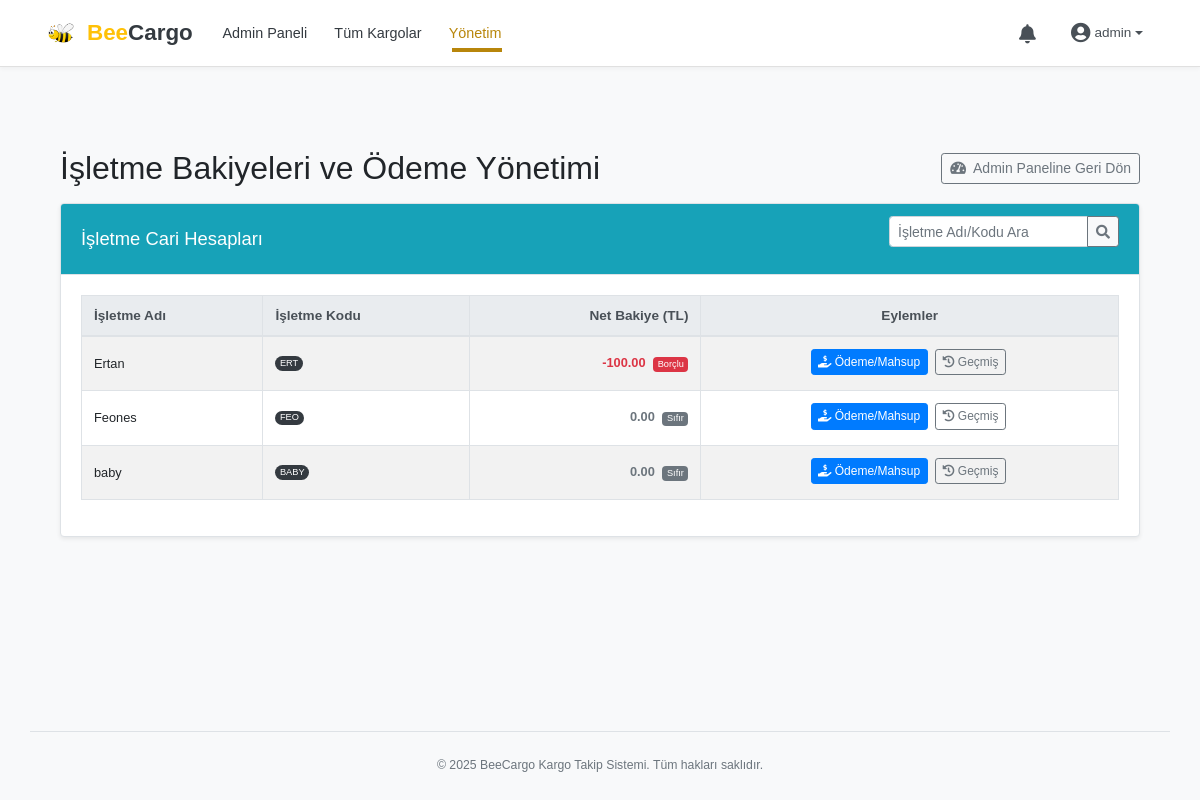
/admin/isletme_bakiyeleri (signed in), run on the app's committed database.
### app/models.py (models this page shows, shortened)
class Isletmeler(db.Model):
    __tablename__ = 'isletmeler'
    id = db.Column(db.Integer, primary_key=True)
    isletme_adi = db.Column(db.String(200), nullable=False)
    yetkili_kisi = db.Column(db.String(150), nullable=True)
    isletme_telefon = db.Column(db.String(20), nullable=False) # GÜNCELLENDİ: nullable=False
    isletme_email = db.Column(db.String(120), unique=True, nullable=False)
    isletme_adres = db.Column(db.Text, nullable=True)
    kullanici_adi = db.Column(db.String(80), unique=True, nullable=False)
    sifre_hash = db.Column(db.String(255), nullable=False)
    isletme_kodu = db.Column(db.String(10), unique=True, nullable=False)
    son_kargo_no = db.Column(db.Integer, default=0)
    aktif_mi = db.Column(db.Boolean, default=True)
    olusturulma_tarihi = db.Column(db.DateTime, default=datetime.now)
    guncellenme_tarihi = db.Column(db.DateTime, default=datetime.now, onupdate=datetime.now)
    kargolar = db.relationship('Kargolar', backref='isletme', lazy='dynamic')
    odemeler = db.relationship('IsletmeOdemeleri', backref='isletme', lazy='dynamic')
    bildirimler = db.relationship('Bildirimler', backref='isletme_bildirimleri', lazy='dynamic', foreign_keys='Bildirimler.isletme_id')

### app/routes_admin.py (the view, shortened to what this page needs)
@bp_admin.route('/isletme_bakiyeleri')
def isletme_bakiyeleri():
    if 'admin_id' not in session:
        flash('Bu sayfayı görüntülemek için giriş yapmalısınız.', 'error')
        return redirect(url_for('bp_admin.login'))
    isletme_verileri_liste = []
    isletme_query = Isletmeler.query.filter_by(aktif_mi=True)
    search_term = request.args.get('q_bakiye_isletme', '').strip()
    try:
        aktif_isletmeler = isletme_query.order_by(Isletmeler.isletme_adi).all()
        for isletme_obj_bakiye in aktif_isletmeler:
            brut_isletme_alacagi_kargolardan = db.session.query(
                func.sum(Kargolar.isletmeye_aktarilacak_tutar) # Bu zaten ürün bedelini (veya 0'ı) tutuyor
            ).filter(
                Kargolar.isletme_id == isletme_obj_bakiye.id,
                Kargolar.kargo_durumu == KargoDurumEnum.TESLIM_EDILDI,
                Kargolar.isletmeye_aktarildi_mi == False # Henüz mahsuplaşmamış olanlar
            ).scalar() or Decimal('0.00')
            toplam_hizmet_bedeli_borcu_isletmenin = db.session.query(
                func.sum(Kargolar.kargo_ucreti_isletme_borcu)
            ).filter(
                Kargolar.isletme_id == isletme_obj_bakiye.id,
                Kargolar.kargo_durumu == KargoDurumEnum.TESLIM_EDILDI,
                Kargolar.isletmeye_aktarildi_mi == False # Henüz mahsuplaşmamış olanlar
            ).scalar() or Decimal('0.00')
            yapilmis_odemeler_toplami = db.session.query(
                func.sum(IsletmeOdemeleri.odenen_tutar)
            ).filter(IsletmeOdemeleri.isletme_id == isletme_obj_bakiye.id).scalar() or Decimal('0.00')
            net_mahsuplasmamis_bakiye = db.session.query(
                func.sum(Kargolar.isletmeye_aktarilacak_tutar - Kargolar.kargo_ucreti_isletme_borcu)
            ).filter(
                Kargolar.isletme_id == isletme_obj_bakiye.id,
                Kargolar.kargo_durumu == KargoDurumEnum.TESLIM_EDILDI,
                Kargolar.isletmeye_aktarildi_mi == False
            ).scalar() or Decimal('0.00')
            tum_kargolarin_net_etkisi = db.session.query(
                 func.sum(Kargolar.isletmeye_aktarilacak_tutar - Kargolar.kargo_ucreti_isletme_borcu)
            ).filter(
                Kargolar.isletme_id == isletme_obj_bakiye.id,
                Kargolar.kargo_durumu == KargoDurumEnum.TESLIM_EDILDI
            ).scalar() or Decimal('0.00')
            net_bakiye_guncel = tum_kargolarin_net_etkisi - yapilmis_odemeler_toplami
            isletme_verileri_liste.append({
                'isletme': isletme_obj_bakiye,
                'toplam_alacak_veya_borc': net_bakiye_guncel # Güncellenmiş bakiye hesabı
            })
    except Exception as e:
        current_app.logger.error(f"İşletme bakiyeleri getirilirken hata: {str(e)}", exc_info=True)
        flash(f"İşletme bakiyeleri getirilirken bir hata oluştu.", "error")
        isletme_verileri_liste = []
    return render_template('admin_isletme_bakiyeleri.html', isletme_verileri=isletme_verileri_liste)

### app/templates/admin_isletme_bakiyeleri.html (shortened to what this page needs)
﻿{% extends "base.html" %}
{% block content %}
<div class="container mt-4 mb-4">
    <div class="d-flex justify-content-between align-items-center mb-3">
        <h2 class="mb-0">İşletme Bakiyeleri ve Ödeme Yönetimi</h2>
        <a href="{{ url_for('bp_admin.dashboard') }}" class="btn btn-outline-secondary btn-sm">
            <i class="fas fa-tachometer-alt mr-1"></i> Admin Paneline Geri Dön
        </a>
    </div>
    <div class="card shadow-sm">
        <div class="card-header bg-info text-white">
            <div class="d-flex justify-content-between align-items-center">
                <h3 class="mb-0 h5">İşletme Cari Hesapları</h3>
                <form method="GET" action="{{ url_for('bp_admin.isletme_bakiyeleri') }}" class="form-inline">
                    <div class="input-group input-group-sm">
                        <input type="text" name="q_bakiye_isletme" class="form-control" placeholder="İşletme Adı/Kodu Ara" value="{{ request.args.get('q_bakiye_isletme', '') }}">
                        <div class="input-group-append">
                            <button class="btn btn-light btn-outline-secondary" type="submit"><i class="fas fa-search"></i></button>
                        </div>
                    </div>
                </form>
            </div>
        </div>
        <div class="card-body">
            {% if isletme_verileri %}
            <div class="table-responsive">
                <table class="table table-striped table-hover table-bordered">
                    <thead class="thead-light">
                        <tr>
                            <th>İşletme Adı</th>
                            <th>İşletme Kodu</th>
                            <th class="text-right">Net Bakiye (TL)</th>
                            <th class="text-center">Eylemler</th>
                        </tr>
                    </thead>
                    <tbody>
                        {% for veri in isletme_verileri %}
                        <tr>
                            <td>{{ veri.isletme.isletme_adi }}</td>
                            <td><span class="badge badge-pill badge-dark">{{ veri.isletme.isletme_kodu }}</span></td>
                            <td class="text-right font-weight-bold {% if veri.toplam_alacak_veya_borc < 0 %}text-danger{% elif veri.toplam_alacak_veya_borc > 0 %}text-success{% else %}text-muted{% endif %}">
                                {{ "%.2f"|format(veri.toplam_alacak_veya_borc) }}
                                {% if veri.toplam_alacak_veya_borc < 0 %}<span class="badge badge-danger ml-1">Borçlu</span>
                                {% elif veri.toplam_alacak_veya_borc > 0 %}<span class="badge badge-success ml-1">Alacaklı</span>
                                {% else %}<span class="badge badge-secondary ml-1">Sıfır</span>
                                {% endif %}
                            </td>
                            <td class="text-center">
                                <a href="{{ url_for('bp_admin.record_payment', isletme_id=veri.isletme.id) }}" class="btn btn-sm btn-primary mr-1" title="Ödeme/Mahsup Kaydet">
                                    <i class="fas fa-hand-holding-usd"></i> Ödeme/Mahsup
                                </a>
                                <a href="{{ url_for('bp_admin.business_payment_history', isletme_id=veri.isletme.id) }}" class="btn btn-sm btn-outline-secondary" title="Ödeme Geçmişi">
                                    <i class="fas fa-history"></i> Geçmiş
                                </a>
                            </td>
                        </tr>
                        {% endfor %}
                    </tbody>
                </table>
            </div>
            {% endif %}
        </div>
    </div>
</div>
{% endblock %}
{% block head_extra %}
<link rel="stylesheet" href="https://cdnjs.cloudflare.com/ajax/libs/font-awesome/5.15.3/css/all.min.css">
{% endblock %}

### app/static/css/style.css (style rules this page uses)
html { overflow-y: scroll; font-size: 16px; height: 100%; }
body { padding-top: 78px; background-color: #f8f9fa; display: flex; flex-direction: column; min-height: 100%; font-family: 'Poppins', sans-serif; font-size: 0.9rem; color: #212529; line-height: 1.6; }
.card { margin-bottom: 1.5rem; border: 1px solid #dee2e6; box-shadow: 0 0.125rem 0.25rem rgba(0,0,0,.05); }
.card-header { background-color: #f8f9fa; border-bottom: 1px solid #dee2e6; padding: .75rem 1.25rem; }
.card-header h2.h5, .card-header h3.h5, .card-header h5 { font-size: 1.05rem; font-weight: 600; margin-bottom: 0; }
.table { margin-bottom: 1rem; }
.table thead th { background-color: #e9ecef; font-weight: 600; font-size: 0.82rem; white-space: nowrap; vertical-align: middle; border-bottom-width: 2px; color: #495057; }
.table td { font-size: 0.8rem; vertical-align: middle; }
.table .badge { font-size: 0.72em; padding: .3em .5em; font-weight: 500; }
.table td .btn-sm, .table td .btn-xs { margin-right: 3px; margin-bottom: 3px; padding: 0.18rem 0.38rem; font-size: 0.72rem; }

### app/templates/admin_isletme_bakiyeleri.html (style rules this page uses)
.card-header .form-inline .form-control { width: auto; }
.table thead th { background-color: #e9ecef; font-weight: 600; font-size: 0.85rem; }
.table td { font-size: 0.8rem; vertical-align: middle; }
.table td .btn-sm { padding: 0.2rem 0.4rem; font-size: 0.75rem; }
.badge { font-size: 0.75em; padding: .3em .5em; }
.card-header h3.h5 { font-size: 1.15rem; font-weight: 500; }

### data on the page
Isletmeler: isletme.isletme_adi "Ertan", isletme.isletme_kodu "ERT"
Isletmeler: isletme.isletme_adi "Feones", isletme.isletme_kodu "FEO"
Isletmeler: isletme.isletme_adi "baby", isletme.isletme_kodu "BABY"

### other printed values
{{ session.get('admin_kullanici_adi', 'Admin') }} "admin"
{{ "%.2f"|format(veri.toplam_alacak_veya_borc) }} "-100.00" "0.00" "0.00"
